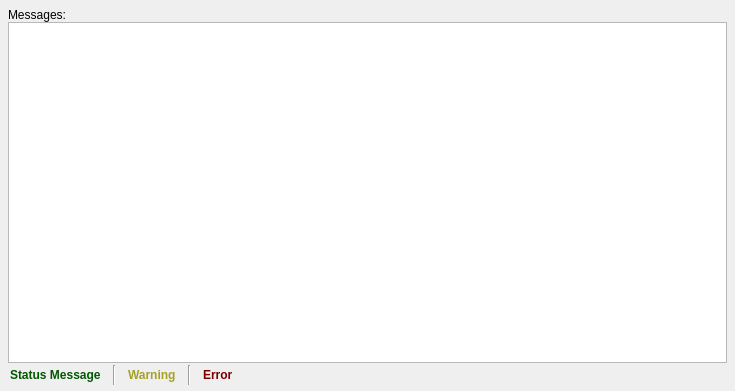
<?xml version="1.0" encoding="UTF-8"?>
<ui version="4.0">
 <class>MessageHistoryWidget</class>
 <widget class="QDialog" name="MessageHistoryWidget">
  <property name="geometry">
   <rect>
    <x>0</x>
    <y>0</y>
    <width>735</width>
    <height>391</height>
   </rect>
  </property>
  <property name="sizePolicy">
   <sizepolicy hsizetype="Preferred" vsizetype="Preferred">
    <horstretch>0</horstretch>
    <verstretch>0</verstretch>
   </sizepolicy>
  </property>
  <property name="windowTitle">
   <string>Seg3D2.0 Message History</string>
  </property>
  <property name="styleSheet">
   <string notr="true">QWidget#HistoryWidget {
	background-color: qlineargradient(spread:pad, x1:0.5, y1:0, x2:0.5, y2:0.960227, stop:0 rgba(221, 221, 221, 255), stop:0.155779 rgba(228, 228, 228, 255), stop:1 rgba(202, 204, 204, 255));
}

QLabel#message_label_{
	color: rgb(3, 86, 2);
}

QLabel#error_label_{
	color: rgb(121, 0, 0);
}

QLabel#warning_label_{
	color: rgb(165, 161, 34);
}
</string>
  </property>
  <layout class="QVBoxLayout" name="verticalLayout">
   <property name="spacing">
    <number>0</number>
   </property>
   <property name="leftMargin">
    <number>8</number>
   </property>
   <property name="topMargin">
    <number>8</number>
   </property>
   <property name="rightMargin">
    <number>8</number>
   </property>
   <property name="bottomMargin">
    <number>4</number>
   </property>
   <item>
    <layout class="QHBoxLayout" name="horizontalLayout">
     <item>
      <widget class="QLabel" name="label">
       <property name="text">
        <string>Messages:</string>
       </property>
      </widget>
     </item>
    </layout>
   </item>
   <item>
    <widget class="QListWidget" name="history_list_">
     <property name="font">
      <font>
       <weight>75</weight>
       <bold>true</bold>
      </font>
     </property>
     <property name="focusPolicy">
      <enum>Qt::NoFocus</enum>
     </property>
     <property name="contextMenuPolicy">
      <enum>Qt::DefaultContextMenu</enum>
     </property>
     <property name="midLineWidth">
      <number>1</number>
     </property>
     <property name="horizontalScrollBarPolicy">
      <enum>Qt::ScrollBarAlwaysOff</enum>
     </property>
     <property name="editTriggers">
      <set>QAbstractItemView::NoEditTriggers</set>
     </property>
     <property name="showDropIndicator" stdset="0">
      <bool>false</bool>
     </property>
     <property name="alternatingRowColors">
      <bool>true</bool>
     </property>
     <property name="selectionMode">
      <enum>QAbstractItemView::NoSelection</enum>
     </property>
     <property name="horizontalScrollMode">
      <enum>QAbstractItemView::ScrollPerItem</enum>
     </property>
     <property name="sortingEnabled">
      <bool>false</bool>
     </property>
    </widget>
   </item>
   <item>
    <widget class="QWidget" name="widget" native="true">
     <layout class="QHBoxLayout" name="horizontalLayout_2">
      <property name="spacing">
       <number>12</number>
      </property>
      <property name="margin">
       <number>2</number>
      </property>
      <item>
       <widget class="QLabel" name="message_label_">
        <property name="font">
         <font>
          <weight>75</weight>
          <bold>true</bold>
         </font>
        </property>
        <property name="text">
         <string>Status Message</string>
        </property>
       </widget>
      </item>
      <item>
       <widget class="Line" name="line">
        <property name="orientation">
         <enum>Qt::Vertical</enum>
        </property>
       </widget>
      </item>
      <item>
       <widget class="QLabel" name="warning_label_">
        <property name="font">
         <font>
          <weight>75</weight>
          <bold>true</bold>
         </font>
        </property>
        <property name="text">
         <string>Warning</string>
        </property>
       </widget>
      </item>
      <item>
       <widget class="Line" name="line_2">
        <property name="orientation">
         <enum>Qt::Vertical</enum>
        </property>
       </widget>
      </item>
      <item>
       <widget class="QLabel" name="error_label_">
        <property name="font">
         <font>
          <weight>75</weight>
          <bold>true</bold>
         </font>
        </property>
        <property name="text">
         <string>Error</string>
        </property>
       </widget>
      </item>
      <item>
       <spacer name="horizontalSpacer">
        <property name="orientation">
         <enum>Qt::Horizontal</enum>
        </property>
        <property name="sizeHint" stdset="0">
         <size>
          <width>455</width>
          <height>20</height>
         </size>
        </property>
       </spacer>
      </item>
     </layout>
    </widget>
   </item>
  </layout>
 </widget>
 <resources/>
 <connections/>
</ui>
